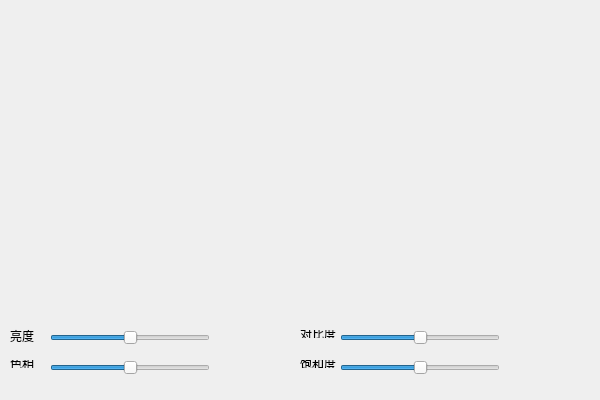
<?xml version="1.0" encoding="UTF-8"?>
<ui version="4.0">
 <class>Widget</class>
 <widget class="QWidget" name="Widget">
  <property name="geometry">
   <rect>
    <x>0</x>
    <y>0</y>
    <width>600</width>
    <height>400</height>
   </rect>
  </property>
  <property name="windowTitle">
   <string>Widget</string>
  </property>
  <widget class="QLabel" name="label">
   <property name="geometry">
    <rect>
     <x>10</x>
     <y>326</y>
     <width>31</width>
     <height>20</height>
    </rect>
   </property>
   <property name="text">
    <string>亮度</string>
   </property>
  </widget>
  <widget class="QLabel" name="label_2">
   <property name="geometry">
    <rect>
     <x>10</x>
     <y>360</y>
     <width>36</width>
     <height>8</height>
    </rect>
   </property>
   <property name="text">
    <string>色相</string>
   </property>
  </widget>
  <widget class="QLabel" name="label_3">
   <property name="geometry">
    <rect>
     <x>300</x>
     <y>330</y>
     <width>36</width>
     <height>8</height>
    </rect>
   </property>
   <property name="text">
    <string>对比度</string>
   </property>
  </widget>
  <widget class="QLabel" name="label_4">
   <property name="geometry">
    <rect>
     <x>300</x>
     <y>360</y>
     <width>36</width>
     <height>8</height>
    </rect>
   </property>
   <property name="text">
    <string>饱和度</string>
   </property>
  </widget>
  <widget class="QSlider" name="brightnessSlider">
   <property name="geometry">
    <rect>
     <x>50</x>
     <y>330</y>
     <width>160</width>
     <height>16</height>
    </rect>
   </property>
   <property name="minimum">
    <number>-100</number>
   </property>
   <property name="maximum">
    <number>100</number>
   </property>
   <property name="orientation">
    <enum>Qt::Horizontal</enum>
   </property>
  </widget>
  <widget class="QSlider" name="hueSlider">
   <property name="geometry">
    <rect>
     <x>50</x>
     <y>360</y>
     <width>160</width>
     <height>16</height>
    </rect>
   </property>
   <property name="minimum">
    <number>-100</number>
   </property>
   <property name="maximum">
    <number>100</number>
   </property>
   <property name="orientation">
    <enum>Qt::Horizontal</enum>
   </property>
  </widget>
  <widget class="QSlider" name="contrastSlider">
   <property name="geometry">
    <rect>
     <x>340</x>
     <y>330</y>
     <width>160</width>
     <height>16</height>
    </rect>
   </property>
   <property name="minimum">
    <number>-100</number>
   </property>
   <property name="maximum">
    <number>100</number>
   </property>
   <property name="orientation">
    <enum>Qt::Horizontal</enum>
   </property>
  </widget>
  <widget class="QSlider" name="saturationSlider">
   <property name="geometry">
    <rect>
     <x>340</x>
     <y>360</y>
     <width>160</width>
     <height>16</height>
    </rect>
   </property>
   <property name="minimum">
    <number>-100</number>
   </property>
   <property name="maximum">
    <number>100</number>
   </property>
   <property name="orientation">
    <enum>Qt::Horizontal</enum>
   </property>
  </widget>
 </widget>
 <resources/>
 <connections/>
</ui>
